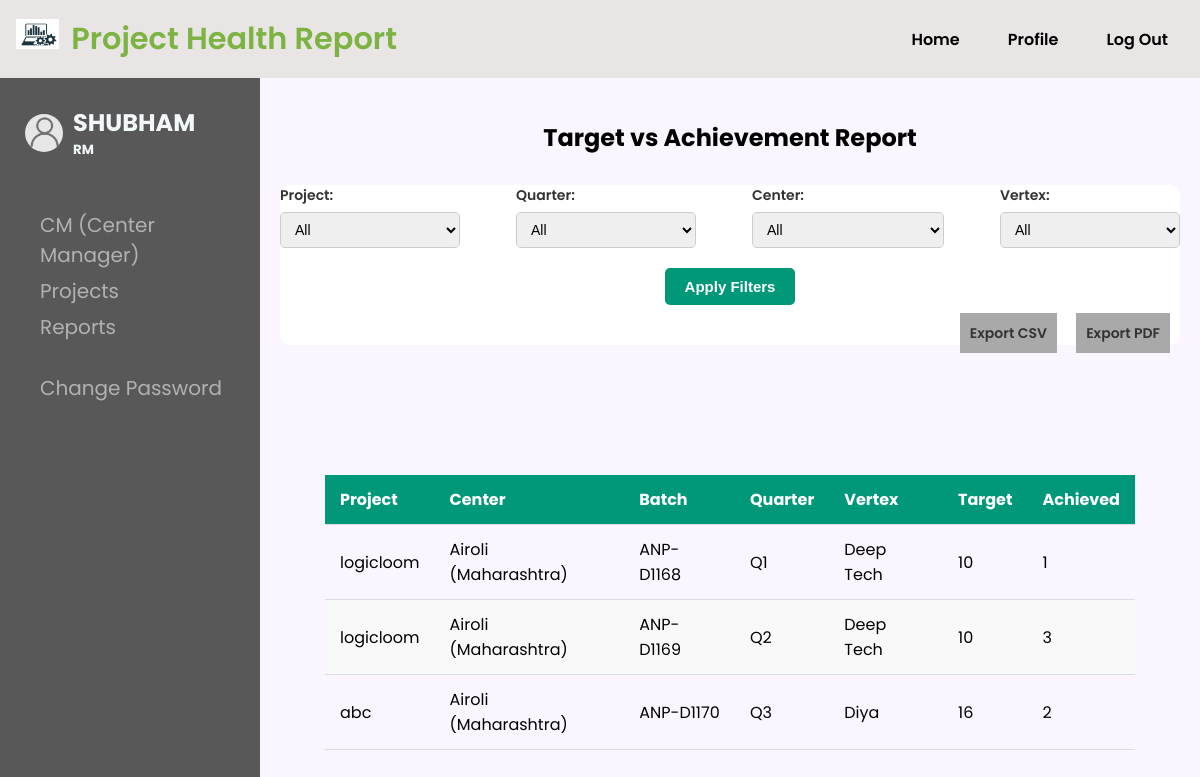
The app's page /reports/filter_report/ (signed in) with its own data.
### user_roles/models.py (models this page shows, shortened)
class Multiuser(AbstractUser):
    ROLE_CHOICES = [
        ('pmo', 'PMO (Project Management Office)'),
        ('vp', 'VP (Vice President)'),
        ('rm', 'RM (Regional Manager)'),
        ('cm', 'CM (Center Manager)')
    ]
    role = models.CharField(max_length=10, choices=ROLE_CHOICES)
    security_question = models.CharField(max_length=255)
    security_answer = models.CharField(max_length=255)

### projects/models.py (models this page shows, shortened)
class CreateProject(models.Model):
    name = models.CharField(max_length=255)
    description = models.TextField(blank=True)
    total_target = models.PositiveIntegerField()
    start_date = models.DateField()
    end_date = models.DateField()
    created_by = models.ForeignKey(settings.AUTH_USER_MODEL, on_delete=models.CASCADE)

### batches/models.py (models this page shows)
class CreateBatch(models.Model):
    name = models.CharField(max_length=255, unique=True)
    project = models.ForeignKey(CreateProject, on_delete=models.CASCADE)
    vertex = models.CharField(max_length=50, choices=VertexAllocation.VERTEX_CHOICES)
    center = models.CharField(max_length=50, choices=CENTER_CHOICES)
    quarter = models.CharField(max_length=2, choices=[('Q1','Q1'),('Q2','Q2'),('Q3','Q3'),('Q4','Q4')])
    cm_user = models.ForeignKey(settings.AUTH_USER_MODEL, on_delete=models.CASCADE)
    target = models.PositiveIntegerField()

### reports/views.py (the view, shortened to what this page needs)
# urls.py: path('filter_report/', views.report_view, name='n_filter_report'),
@login_required
def report_view(request):
    export_type = request.GET.get('export')  # csv or pdf
    project_id = request.GET.get('project')
    quarter = request.GET.get('quarter', '').strip()
    center_id = request.GET.get('center', '').strip()
    vertex = request.GET.get('vertex', '').strip()
    batches = CreateBatch.objects.all()
    if project_id:
        batches = batches.filter(project_id=int(project_id))  # convert to int
    if quarter:
        batches = batches.filter(quarter=quarter.strip())     # string is fine, but ensure no spaces
    if center_id:
        batches = batches.filter(center=center_id.strip())    # center is a choice field, stored as string
    if vertex:
        batches = batches.filter(vertex=vertex.strip())       # also a string
    data = []
    for batch in batches:
        enroll_count = Enrollment.objects.filter(batch=batch).count()
        data.append({
            'project': batch.project.name,
            'center': batch.get_center_display(),
            'batch': batch.name,
            'quarter': batch.quarter,
            'vertex': batch.vertex,
            'target': batch.target,
            'achieved': enroll_count,
        })
    if export_type == 'pdf':
        template = render_to_string('pdf_template.html', {'data': data})
        response = HttpResponse(content_type='application/pdf')
        response['Content-Disposition'] = 'attachment; filename="target_vs_achievement.pdf"'
        pisa.CreatePDF(io.BytesIO(template.encode('utf-8')), dest=response)
        return response
    context = {
        'data': data,
        'projects': CreateProject.objects.all(),
        'centers': CENTER_CHOICES,
        'quarters': ['Q1', 'Q2', 'Q3', 'Q4'],
        'vertices': ['Diya', 'SAVE', 'Deep Tech', 'BEST']
    }
    return render(request, 'targetachieve.html', context)

### reports/templatetags/querystring.py (called while the page is built)
@register.simple_tag(takes_context=True)
def querystring(context, *args):
    request = context['request']
    query = request.GET.copy()
    for arg in args:
        query.pop(arg, None)
    return query.urlencode()

### reports/templates/targetachieve.html (shortened to what this page needs)
{% extends "profile.html" %}
{% load static %}
{% load querystring %}
{% block css %}
    <link rel="stylesheet" type="text/css" href="{% static 'css/targetachieve.css' %}">
{% endblock %}
{% block profile_content %}
<h2 class="heas">Target vs Achievement Report</h2>
<form method="get" class="filter-form">
    <div class="filter-row">
        <div class="form-group">
            <label for="project">Project:</label>
            <select name="project" id="project">
                <option value="">All</option>
            </select>
        </div>
        <div class="form-group">
            <label for="quarter">Quarter:</label>
            <select name="quarter" id="quarter">
                <option value="">All</option>
            </select>
        </div>
        <div class="form-group">
            <label for="center">Center:</label>
            <select name="center" id="center">
                <option value="">All</option>
            </select>
        </div>
        <div class="form-group">
            <label for="vertex">Vertex:</label>
            <select name="vertex" id="vertex">
                <option value="">All</option>
            </select>
        </div>
    </div>
    <div class="button-wrapper">
        <button type="submit">Apply Filters</button>
    </div>
    <div class="export-links">
        <a href="?{% querystring 'project' 'quarter' 'center' 'vertex' %}&export=csv" class="btn-export">Export CSV</a>
        <a href="?{% querystring 'project' 'quarter' 'center' 'vertex' %}&export=pdf" class="btn-export">Export PDF</a>
    </div>
</form>
<table>
    <thead>
        <tr>
            <th>Project</th>
            <th>Center</th>
            <th>Batch</th>
            <th>Quarter</th>
            <th>Vertex</th>
            <th>Target</th>
            <th>Achieved</th>
        </tr>
    </thead>
    <tbody>
        {% for row in data %}
        <tr>
            <td>{{ row.project }}</td>
            <td>{{ row.center }}</td>
            <td>{{ row.batch }}</td>
            <td>{{ row.quarter }}</td>
            <td>{{ row.vertex }}</td>
            <td>{{ row.target }}</td>
            <td>{{ row.achieved }}</td>
        </tr>
        {% endfor %}
    </tbody>
</table>
{% endblock %}

### user_roles/templates/profile.html (shortened to what this page needs)
{% extends "home.html" %}
{% load static %}
{% block content %}
    <div class="sidenav">
        <div class='user_data'>
            <img src="{% static 'img/user_icon.png' %}" alt="user-icon" >
            <div class="user_info">
                <h2>{{ user.username }}</h2>
                <h5>{{ user.role }}</h5>
            </div>
        </div><br><br>
        {% if user.is_authenticated %}
            {% if user.role == 'pmo' %}
                <a href="{% url 'n_createproject' %}">Create Project</a>
            {% elif user.role == 'vp' %}
                <a href="{% url 'n_assign_region' %}">RM (Regional Manager)</a>
            {% elif user.role == 'rm' %}
                <a href="{% url 'n_assign_center' %}">CM (Center Manager)</a>
            {% else %}
                <a href="{% url 'n_create_batch' %}">Create Batch</a>
                <a href="{% url 'n_batchlist' %}">Batches</a>
            {% endif %}
            <a href="{% url 'n_projectlist' %}">Projects</a>
            <a href="{% url 'n_filter_report' %}">Reports</a>
            <br>
            <a href="{% url 'n_changepassword' %}">Change Password</a>
        {% endif %}
	</div>
    <main class='main_class'>
        {% block profile_content %}
        {% endblock %}
    </main>
{% endblock %}

### static/css/home_profile.css (style rules this page uses)
:root { --extra-light: #faf5ff; --max-width: 1200px; }
* { padding: 0; margin: 0; box-sizing: border-box; }
a { text-decoration: none; }
body { font-family: "Poppins", sans-serif; background-color: var(--extra-light); }
.sidenav { height:100%; width:260px; position: fixed; z-index:1; top:0; left:0; background-color:#595858; overflow-x: hidden; padding-top:90px; }
.sidenav a { padding:0px 3px 6px 40px; text-decoration: none; font-size:20px; color: #b3b0b0; display:block; }
.main_class { margin-top: 100px; margin-left: 260px; padding: 20px; width: calc(100% - 260px); box-sizing: border-box; display: flex; justify-content: center; align-items: center; flex-direction: column; min-height: 100vh; }
.user_data { display: flex; align-items: center; gap: 10px; margin-top: 15px; }
.user_data img { width: 38px; height: 38px; object-fit: cover; border-radius: 50%; margin-left: 25px; }
.user_info h2, .user_info h5 { margin: 0; padding: 0; color: rgb(243, 249, 251); text-transform: uppercase; }

### static/css/targetachieve.css (style rules this page uses)
.heas { margin-bottom: 30px; }
.filter-form { background-color: #fff; border-radius: 10px; max-width: 900px; width: 100%; }
.filter-row { display: flex; flex-wrap: wrap; gap: 20px; justify-content: space-between; margin-bottom: 20px; }
.form-group { display: flex; flex-direction: column; min-width: 180px; }
.form-group label { font-weight: 600; margin-bottom: 6px; font-size: 14px; color: #333; }
.form-group select { padding: 8px 10px; border: 1px solid #ccc; border-radius: 5px; font-size: 14px; }
.button-wrapper { text-align: center; margin-bottom: 15px; }
.button-wrapper button { padding: 10px 20px; background-color: #009879; color: white; border: none; border-radius: 5px; font-weight: bold; font-size: 15px; cursor: pointer; }
.export-links { text-align: right; padding-right: 10px; }
.btn-export { text-decoration: none; color: #333; font-weight: 600; margin-left: 15px; font-size: 14px; background: darkgray; padding: 10px; }
table { width: 90%; margin: auto; border-collapse: collapse; }
thead { background-color: #009879; color: white; }
th, td { padding: 12px 15px; text-align: left; border-bottom: 1px solid #ddd; }
tbody tr:nth-child(even) { background-color: #f9f9f9; }

### records on screen
Multiuser: username "SHUBHAM", role "RM"
CreateProject: project "logicloom" "logicloom"
CreateBatch: batch "ANP-D1168", quarter "Q1", vertex "Deep Tech"
CreateBatch: batch "ANP-D1169", quarter "Q2", vertex "Deep Tech"
CreateProject: project "abc"
CreateBatch: batch "ANP-D1170", quarter "Q3", vertex "Diya"

### other values on screen
{{ row.center }} "Airoli (Maharashtra)" "Airoli (Maharashtra)" "Airoli (Maharashtra)"
{{ row.target }} "10" "10" "16"
{{ row.achieved }} "1" "3" "2"
